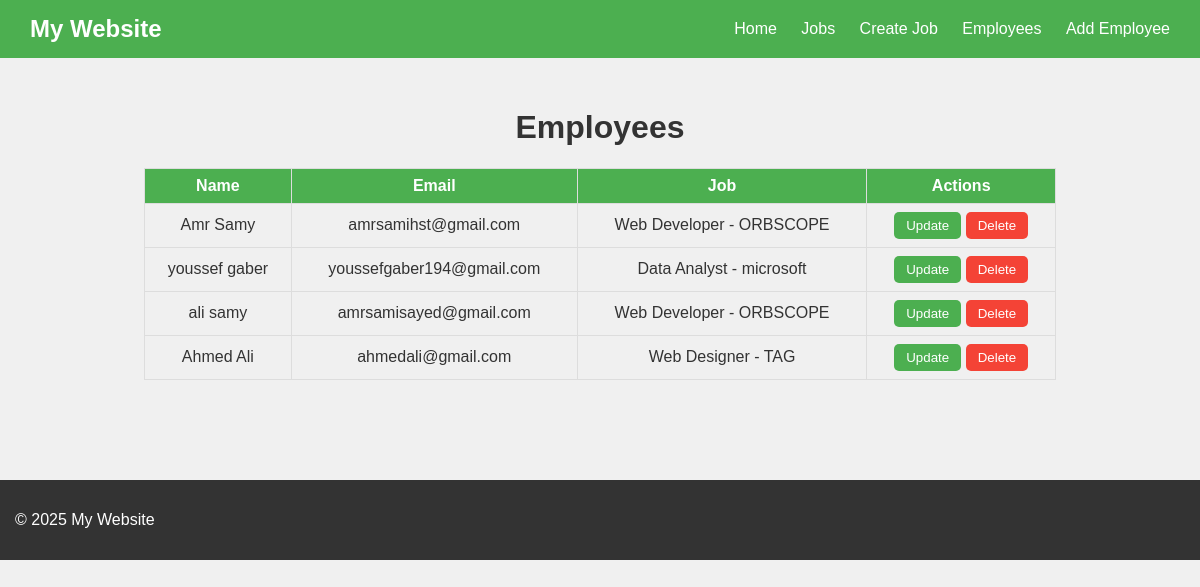
The page /employees on the database its author committed.
### app.py (models this page shows)
class Employee(db.Model):
    id = db.Column(db.Integer, primary_key=True)
    name = db.Column(db.String(100))
    email = db.Column(db.String(100))
    job_id = db.Column(db.Integer, db.ForeignKey('job.id'))

class Job(db.Model):
    id = db.Column(db.Integer, primary_key=True)
    title = db.Column(db.String(100))
    company = db.Column(db.String(100))
    location = db.Column(db.String(100))
    employees = db.relationship('Employee', backref='job', lazy=True)

### app.py (the view)
@app.route('/employees')
def list_employees():
    employees = Employee.query.all()
    return render_template('employees.html', employees=employees)

### templates/employees.html (shortened to what this page needs)
{% extends "base.html" %}
{% block content %}
<h1>Employees</h1>
<table>
    <tr>
        <th>Name</th>
        <th>Email</th>
        <th>Job</th>
        <th>Actions</th>
    </tr>
    {% for emp in employees %}
    <tr>
        <td>{{ emp.name }}</td>
        <td>{{ emp.email }}</td>
        <td>{{ emp.job.title }} - {{ emp.job.company }}</td>
        <td>
            <form action="{{ url_for('update_employee', id=emp.id) }}" method="GET" style="display:inline;">
                <button type="submit" class="btn-success">Update</button>
            </form>
            <form action="{{ url_for('delete_employee', id=emp.id) }}" method="POST" style="display:inline;">
                <button type="submit" class="btn-danger">Delete</button>
            </form>
        </td>
    </tr>
    {% endfor %}
</table>
{% endblock %}

### templates/base.html (style rules this page uses)
body { font-family: Arial, sans-serif; background-color: #f0f0f0; color: #333; margin: 0; padding: 0; }
table { width: 80%; margin: 20px auto; border-collapse: collapse; }
th, td { border: 1px solid #ddd; padding: 8px; }
th { background-color: #4CAF50; color: white; }
.btn-success { background-color: #4CAF50; color: white; border: none; border-radius: 5px; padding: 6px 12px; cursor: pointer; }
.btn-danger { background-color: #f44336; color: white; border: none; border-radius: 5px; padding: 6px 12px; cursor: pointer; }

### rows shown on the page
Employee: name "Amr Samy", email "amrsamihst@gmail.com", job "Web Developer", job.company "ORBSCOPE"
Employee: name "youssef gaber", email "youssefgaber194@gmail.com", job "Data Analyst", job.company "microsoft"
Employee: name "ali samy", email "amrsamisayed@gmail.com", job "Web Developer", job.company "ORBSCOPE"
Employee: name "Ahmed Ali", email "ahmedali@gmail.com", job "Web Designer", job.company "TAG"
